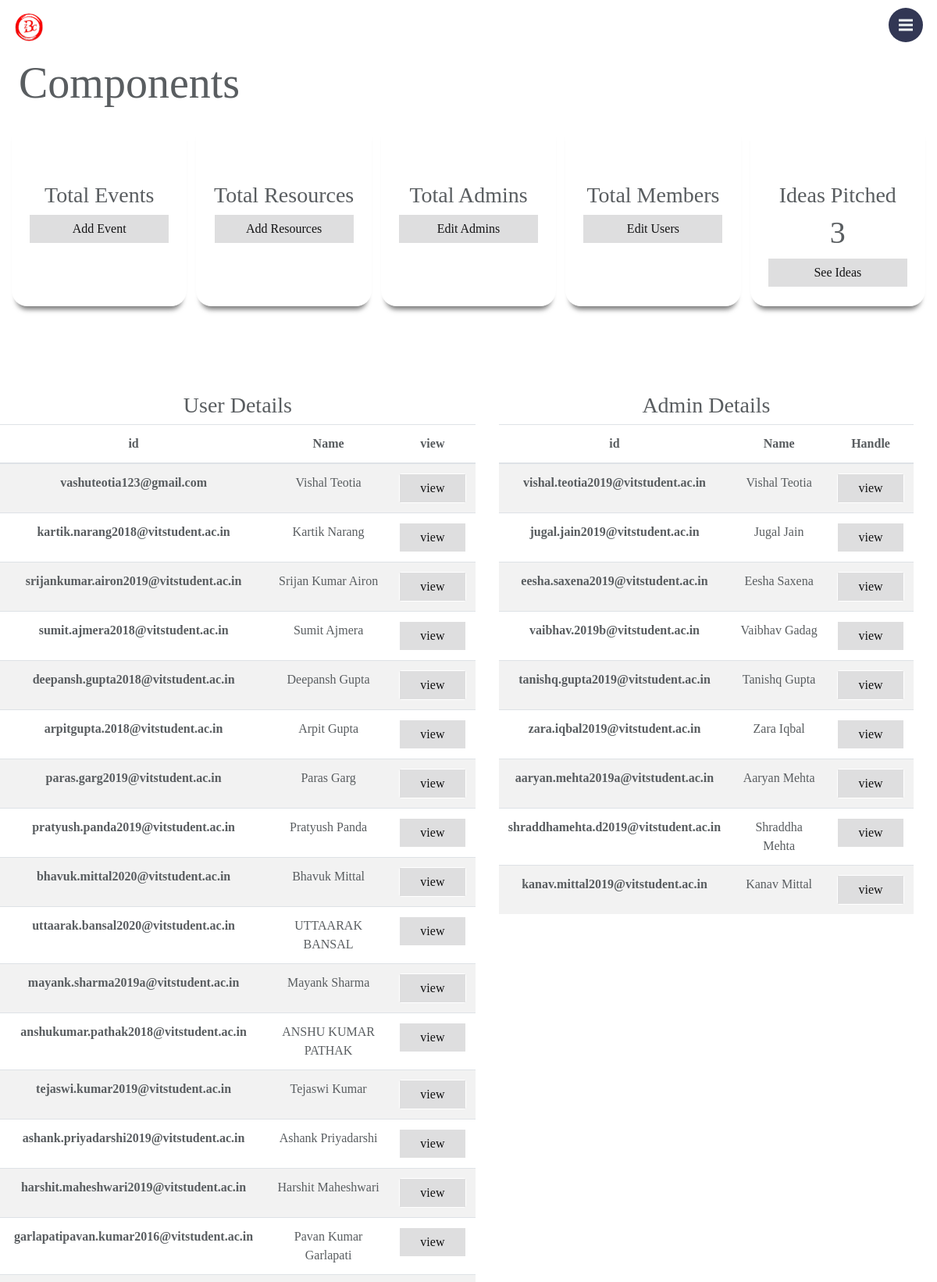
The app's page /admin_pirt (signed in, upper part) with its own data.
### app1/models.py (models this page shows)
class User(models.Model):
    user_first_name=models.CharField(max_length=50,null=False)
    user_last_name=models.CharField(max_length=50,null=False)
    user_email=models.EmailField(primary_key=True,null=False)
    user_DOB=models.DateField(null=False)
    user_password=models.CharField(max_length=100,null=False)
    user_phone=models.CharField(max_length=12,null=False)
    user_reg_no=models.CharField(max_length=10,null=False)
    is_admin=models.BooleanField(default=False)
    is_ffcs=models.BooleanField(default=False)
    user_join_date=models.DateTimeField(auto_now_add=True)
    user_post=models.CharField(max_length=50,default="user")
    user_github=models.CharField(max_length=5000,blank=True,null=True)
    user_linkedin=models.CharField(max_length=5000,blank=True,null=True)
    user_insta=models.CharField(max_length=5000,blank=True,null=True)
    user_profile_photo=models.ImageField(upload_to="profile/",blank=True,null=True)
    events_reg=models.ManyToManyField('Event',related_name="events_id",blank=True,null=True)
    user_Codechef_id=models.CharField(max_length=50,null=True,blank=True)
    user_Codeforces_id=models.CharField(max_length=50,null=True,blank=True)

### app1/views.py (the view)
# urls.py: path('admin_pirt',views.admin_port, name='Admin_port'),
def admin_port(request):
    if 'is_logedin' in request.session and request.session['is_admin']==True:
        user_details=User.objects.filter(is_admin=False)
        admin_details=User.objects.filter(is_admin=True)
        registered_user=Attendance.objects.filter(is_attending=True)
        event_detail=Event.objects.all().order_by('-event_start_date')
        context={
            "users":user_details,
            "admins":admin_details,
            "registered": registered_user,
            "total_events":len(Event.objects.annotate(Count('events_id'))),
            "total_members":(User.objects.filter(is_ffcs=True).count()),
            "total_admins":(User.objects.filter(is_admin=True).count()),
            "total_resources":Resources.objects.all().count(),
            "total_registrations":(Attendance.objects.filter(is_attending=True).count()),
            "event_detail":event_detail,
            "total_ideas":(Idea.objects.all().count()),
        }
        if request.method=='POST':
            message_topic=request.POST.get('topic')
            message_cont=request.POST.get('notification')
            print(message_cont)
            if message_topic!="" and message_cont!="":
                new_noti=Notification(notofication_topic=message_topic,
                                    notofication_content=message_cont,
                                    notofication_datetime=datetime.now())
                new_noti.save()
                context['message']="Notification added successfully"
                return render(request,'admin_panal.html',context=context)
            else :
                return render(request,'admin_panal.html',context=context)
        else: return render(request,'admin_panal.html',context=context)
    else:
        return redirect("Home")

### app1/templates/admin_panal.html (shortened to what this page needs)
{% extends  'navbar_temp.html' %}
{% load static %}
{% block extra_css %}
<link rel="stylesheet" href="https://cdn.jsdelivr.net/npm/odometer@0.4.8/themes/odometer-theme-default.min.css">
<link rel="stylesheet" href="{% static 'css/admin_style.css' %}">
{% endblock %}
{% block navbar_wrap %}
<div class="div2">
    <div class=" other_ports">
        <span style="text-align: center;font-size: 7vh; text-align: left !important;"> Components</span>
        <div class="row">
            <div class="col-sm add_event">
                <h3>Total Events</h3>
                <a href="{% url 'Event_details' event_id=0 %}">
                    <div class="box-3">
                        <div class="btn btn-three">
                            <span> Add Event </span>
                        </div>
                    </div>
                </a>
            </div>
            <div class="col-sm add_resources">
                <h3>Total Resources</h3>
                <a href="{% url 'Resource_detail' resource_id=0 %}">
                    <div class="box-3">
                        <div class="btn btn-three">
                            <span> Add Resources </span>
                        </div>
                    </div>
                </a>
            </div>
            <div class="col-sm edit_about">
                <h3>Total Admins</h3>
                <a href="#admin_details">
                    <div class="box-3">
                        <div class="btn btn-three">
                            <span> Edit Admins </span>
                        </div>
                    </div>
                </a>
            </div>
            <div class="col-sm edit_about" >
                <h3>Total Members</h3>
                <a href="#user_details">
                    <div class="box-3">
                        <div class="btn btn-three">
                            <span> Edit Users </span>
                        </div>
                    </div>
                </a>
            </div>
            <div class="col-sm add_event">
                <h3>Ideas Pitched</h3>
                <h1>{{total_ideas}}</h1>
                <a href="{%url 'idea_show' %}">
                    <div class="box-3">
                        <div class="btn btn-three">
                            <span> See Ideas </span>
                        </div>
                    </div>
                </a>
            </div>
        </div>
    </div>
</div>
<div class="dod" id="odometer">
<div class="row" style="text-align: center;">
    <div class="col-sm" id="user_details">
        <h3>User Details</h3>
        <table class="table table-striped user_details_table">
            <thead>
              <tr>
                <th scope="col">id</th>
                <th scope="col">Name</th>
                <th scope="col">view</th>
              </tr>
            </thead>
            <tbody>
                {% for user in users %}
              <tr>
                <th scope="row">{{ user.user_email }}</th>
                <td>{{ user.user_first_name }} {{ user.user_last_name }} </td>
                <td><a href="{% url  'Profile' user_email=user.user_email %}">
                    <div class="box-3">
                        <div class="btn btn-three view_profie">
                            <span> view </span>
                        </div>
                    </div>
                </a>
                </td>
              </tr>
              {% endfor %}
            </tbody>
          </table>
    </div>
    <div class="col-sm" id="admin_details">
        <h3>Admin Details</h3>
        <table class="table table-striped admin_details_table">
            <thead>
              <tr>
                <th scope="col">id</th>
                <th scope="col">Name</th>
                <th scope="col">Handle</th>
              </tr>
            </thead>
            <tbody>
                {% for admin in admins %}
              <tr>
                <th scope="row">{{ admin.user_email }}</th>
                <td>{{ admin.user_first_name }} {{ admin.user_last_name }}</td>
                <td><a href="{% url 'Profile' user_email=admin.user_email %}">
                    <div class="box-3">
                        <div class="btn btn-three view_profie">
                            <span> view </span>
                        </div>
                    </div>
                </a>
                </td>
              </tr>
              {% endfor %}
            </tbody>
          </table>
    </div>
</div>
    </div>
{% endblock %}

### app1/static/css/nav_style.css (style rules this page uses)
*, *::after, *::before { -webkit-box-sizing: border-box; -moz-box-sizing: border-box; box-sizing: border-box; }
*::after, *::before { content: ""; }
html { max-width: 100vw !important; }
body { font-size: 100%; font-family: "Times", sans-serif; color: #595d60; background-color: #f2f8f8; overflow-x: hidden; }
a { color: #1e6074; text-decoration: none; }
html, body { height: 100%; }
.btn-three { color: black; -webkit-transition: all 0.5s; transition: all 0.5s; position: relative; padding-left: 2.2vw; padding-right: 2.2vw; }
.btn-three::before { content: ''; position: absolute; top: 0; left: 0; width: 100%; height: 100%; z-index: 1; background-color: rgba(89, 93, 96, 0.2); -webkit-transition: all 0.3s; transition: all 0.3s; }
.btn-three::after { content: ''; position: absolute; top: 0; left: 0; width: 100%; height: 100%; z-index: 1; opacity: 0; -webkit-transition: all 0.3s; transition: all 0.3s; border: 1px solid rgba(89, 93, 96, 0.5); -webkit-transform: scale(1.2, 1.2); transform: scale(1.2, 1.2); }

### app1/static/css/admin_style.css (style rules this page uses)
body { background-color: #ffff !important; }
.row { max-width: 100vw; }
.other_ports { padding: 2vw; margin-top: 5vh; margin-bottom: 10vh; }
.other_ports > .btn ,.btn-three { min-width: 15vw; width: auto; }
.view_profie { min-width:auto; margin: 0; background-color: #ffff; }
.add_event,.add_resources,.edit_about { padding-top: 10vh; padding-bottom: 3vh; text-align: center; -webkit-box-shadow: 0 10px 6px -6px #777; -moz-box-shadow: 0 10px 6px -6px #777; box-shadow: 0 10px 6px -6px #777; border-radius: 20px; margin: 0.5vw; }
.add_event>h3,.add_resources>h3,.edit_about>h3 { line-height: 4vh; }
.admin_details_table, .user_details_table { height: auto; overflow-y: scroll; }

### records on screen
User: user_email "vashuteotia123@gmail.com", user_first_name "Vishal", user_last_name "Teotia"
User: user_email "kartik.narang2018@vitstudent.ac.in", user_first_name "Kartik", user_last_name "Narang"
User: user_email "srijankumar.airon2019@vitstudent.ac.in", user_first_name "Srijan", user_last_name "Kumar Airon"
User: user_email "sumit.ajmera2018@vitstudent.ac.in", user_first_name "Sumit", user_last_name "Ajmera"
User: user_email "deepansh.gupta2018@vitstudent.ac.in", user_first_name "Deepansh", user_last_name "Gupta"
User: user_email "arpitgupta.2018@vitstudent.ac.in", user_first_name "Arpit", user_last_name "Gupta"
User: user_email "paras.garg2019@vitstudent.ac.in", user_first_name "Paras", user_last_name "Garg"
User: user_email "pratyush.panda2019@vitstudent.ac.in", user_first_name "Pratyush", user_last_name "Panda"
User: user_email "bhavuk.mittal2020@vitstudent.ac.in", user_first_name "Bhavuk", user_last_name "Mittal"
User: user_email "uttaarak.bansal2020@vitstudent.ac.in", user_first_name "UTTAARAK", user_last_name "BANSAL"
User: user_email "mayank.sharma2019a@vitstudent.ac.in", user_first_name "Mayank", user_last_name "Sharma"
User: user_email "anshukumar.pathak2018@vitstudent.ac.in", user_first_name "ANSHU KUMAR", user_last_name "PATHAK"
User: user_email "tejaswi.kumar2019@vitstudent.ac.in", user_first_name "Tejaswi", user_last_name "Kumar"
User: user_email "ashank.priyadarshi2019@vitstudent.ac.in", user_first_name "Ashank", user_last_name "Priyadarshi"
User: user_email "harshit.maheshwari2019@vitstudent.ac.in", user_first_name "Harshit", user_last_name "Maheshwari"
User: user_email "garlapatipavan.kumar2016@vitstudent.ac.in", user_first_name "Pavan Kumar", user_last_name "Garlapati"
User: user_email "vishal.teotia2019@vitstudent.ac.in", user_first_name "Vishal", user_last_name "Teotia"
User: user_email "jugal.jain2019@vitstudent.ac.in", user_first_name "Jugal", user_last_name "Jain"
User: user_email "eesha.saxena2019@vitstudent.ac.in", user_first_name "Eesha", user_last_name "Saxena"
User: user_email "vaibhav.2019b@vitstudent.ac.in", user_first_name "Vaibhav", user_last_name "Gadag"
User: user_email "tanishq.gupta2019@vitstudent.ac.in", user_first_name "Tanishq", user_last_name "Gupta"
User: user_email "zara.iqbal2019@vitstudent.ac.in", user_first_name "Zara", user_last_name "Iqbal"
User: user_email "aaryan.mehta2019a@vitstudent.ac.in", user_first_name "Aaryan", user_last_name "Mehta"
User: user_email "shraddhamehta.d2019@vitstudent.ac.in", user_first_name "Shraddha", user_last_name "Mehta"
User: user_email "kanav.mittal2019@vitstudent.ac.in", user_first_name "Kanav", user_last_name "Mittal"

### other values on screen
{{ total_ideas }} "3"
